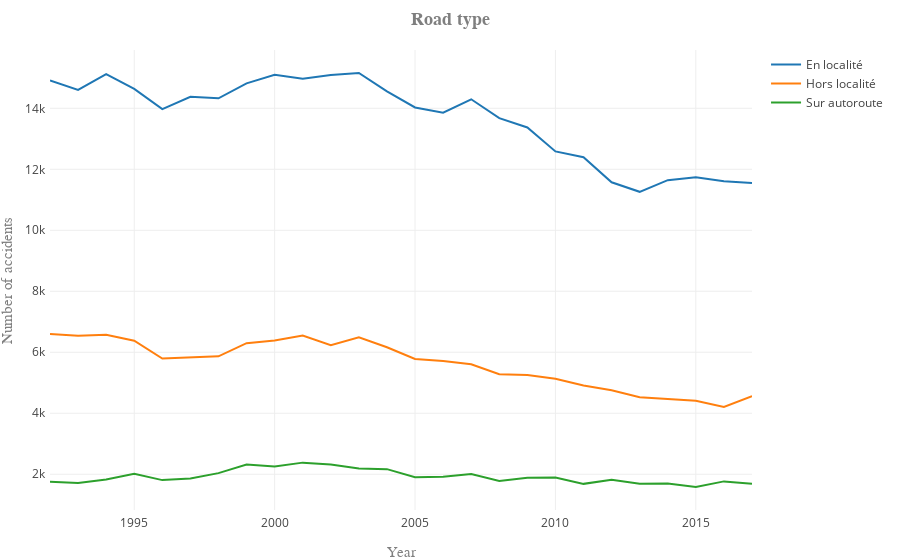

Notebook source saved alongside this figure:
### Markdown cell above
In this section, we will analyze on which tpe of road the accidents happended. They are separated in three categories, i.e. accidents in localities, out of them or on the highway.

### Code cell
# Get the 'rurality' of the accidents by summing all the accidents by type of road
# Keep the interesting columns, i.e. the different years
req = df_Accident_type_route.groupby(['ruralite']).sum().\
        sort_values(['2017'], ascending=False)\
        [[col for col in df_Accident_type_route.columns if IS_DATE.match(col)]]

# Plot the accidents by road type with our function
plot_dataframe(x=req.columns.values, y=req, title='Road type', xlabel='Year',\
               ylabel='Number of accidents', labels=req.index.values,\
               rotation=45, number_to_plot=None,name_save='accident_road_type')

### Figure 1 — Plotly figure (JSON) as saved in the notebook; plotly's stock layout.template omitted (floating-point values rounded to 4 significant figures)
{"data": [{"name": "En localité", "type": "scatter", "uid": "ff60423e-b515-4e87-ad23-ebfd85818aaf", "x": ["1992", "1993", "1994", "1995", "1996", "1997", "1998", "1999", "2000", "2001", "2002", "2003", "2004", "2005", "2006", "2007", "2008", "2009", "2010", "2011", "2012", "2013", "2014", "2015", "2016", "2017"], "y": [14915, 14601, 15123, 14635, 13974, 14376, 14329, 14819, 15098, 14966, 15092, 15158, 14558, 14027, 13859, 14296, 13677, 13372, 12587, 12397, 11574, 11262, 11644, 11742, 11606, 11551]}, {"name": "Hors localité", "type": "scatter", "uid": "de47e207-5bde-42b0-88f9-00aa38ab586c", "x": ["1992", "1993", "1994", "1995", "1996", "1997", "1998", "1999", "2000", "2001", "2002", "2003", "2004", "2005", "2006", "2007", "2008", "2009", "2010", "2011", "2012", "2013", "2014", "2015", "2016", "2017"], "y": [6601, 6540, 6576, 6378, 5796, 5837, 5866, 6299, 6383, 6549, 6233, 6494, 6166, 5779, 5710, 5606, 5280, 5251, 5129, 4908, 4754, 4522, 4466, 4412, 4205, 4562]}, {"name": "Sur autoroute", "type": "scatter", "uid": "97dd4b35-a15e-4348-9f0c-d3c5f9257d49", "x": ["1992", "1993", "1994", "1995", "1996", "1997", "1998", "1999", "2000", "2001", "2002", "2003", "2004", "2005", "2006", "2007", "2008", "2009", "2010", "2011", "2012", "2013", "2014", "2015", "2016", "2017"], "y": [1756, 1711, 1828, 2017, 1808, 1862, 2037, 2316, 2256, 2381, 2322, 2188, 2167, 1900, 1922, 2009, 1779, 1883, 1893, 1685, 1820, 1689, 1693, 1582, 1766, 1686]}], "layout": {"margin": {"b": 50, "l": 50, "pad": 4, "r": 50, "t": 50}, "title": "<b>Road type</b>", "titlefont": {"color": "#7f7f7f", "family": "Courier New, monospace", "size": 18}, "xaxis": {"title": "Year", "titlefont": {"color": "#7f7f7f", "family": "Courier New, monospace", "size": 15}}, "yaxis": {"title": "Number of accidents", "titlefont": {"color": "#7f7f7f", "family": "Courier New, monospace", "size": 15}}}}
